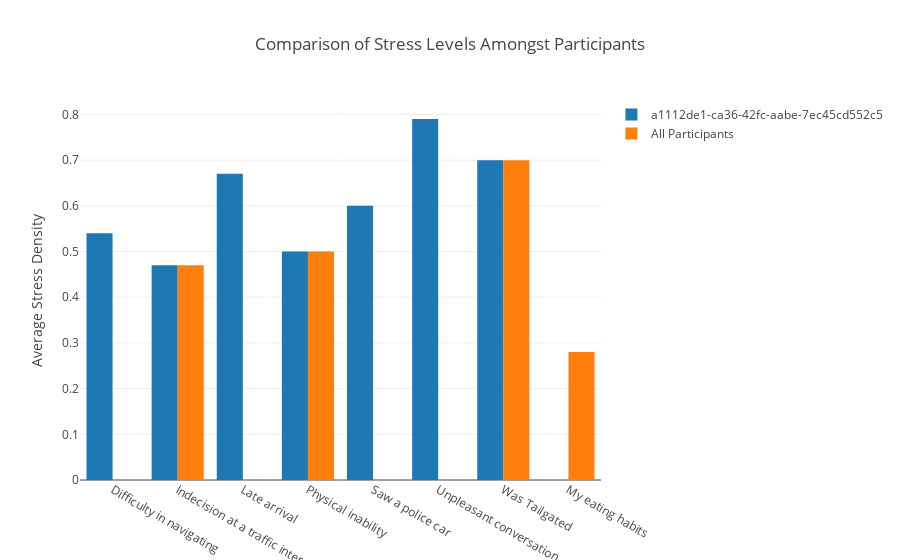

The notebook cell this image was saved under:
### Markdown cell above
## Compare stress data among participants(s)

There are instances where you may want to compare a participant's values with the population values.  This chart shows the breakdown of average stress induced by each of the sub-categories for a particular participant (`a1112de1-ca36-42fc-aabe-7ec45cd552c5`) when compared with the whole study population.  You can alter the command by changing the `usr_id` to `b1117354-ce48-4325-b2e3-78b0cc932819` or by changing the `x_axis_column` to `stresser_main`.  In the latter case, the graph should match the one directly above due to there only being two participants in the demonstration data.

### Code cell
stress_stream.plot_stress_comparison(x_axis_column="stresser_sub",usr_id="a1112de1-ca36-42fc-aabe-7ec45cd552c5")

### Figure 1 — Plotly figure (JSON) as saved in the notebook; plotly's stock layout.template omitted (floating-point values rounded to 4 significant figures)
{"data": [{"name": "a1112de1-ca36-42fc-aabe-7ec45cd552c5", "type": "bar", "uid": "da165b09-931e-4cea-922f-33efc5da9666", "x": ["Difficulty in navigating", "Indecision at a traffic intersection", "Late arrival", "Physical inability", "Saw a police car", "Unpleasant conversation", "Was Tailgated"], "y": [0.54, 0.47, 0.67, 0.5, 0.6, 0.79, 0.7]}, {"name": "All Participants", "type": "bar", "uid": "07becf5d-a5e7-4fe3-a6c4-6149dcd2a45a", "x": ["Indecision at a traffic intersection", "My eating habits", "Physical inability", "Was Tailgated"], "y": [0.47, 0.28, 0.5, 0.7]}], "layout": {"title": {"text": "Comparison of Stress Levels Amongst Participants"}, "yaxis": {"title": {"text": "Average Stress Density"}}}}
